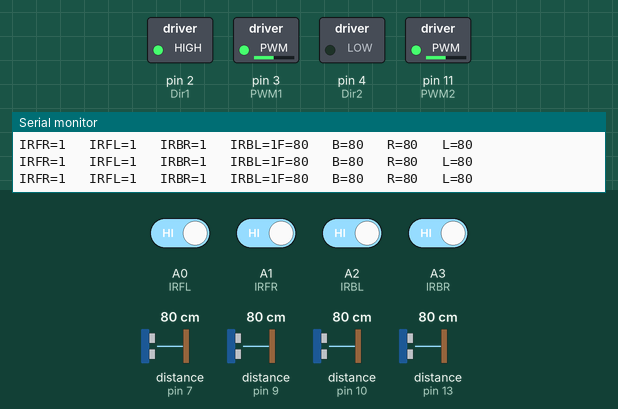
Recording of a sketch running on a simulated Arduino Uno, built with avr-gcc and run on an emulated ATmega328P. Parts: switched loads named in the sketch (green lamp = pin HIGH), the last lines printed to the serial monitor. The inputs (shaded band) are chosen by the test bench; at power-on: A0 (IRFL), A1 (IRFR), A2 (IRBL), A3 (IRBR) HIGH, distance to the obstacle (sensors on pin 7, pin 9, pin 10, pin 13) 80 cm. The echo pulse lasts 58.3 µs per cm.

Above: at 1.2 s.
1.3 s: distance to the obstacle (sensor on pin 7) set to 53 cm
4.3 s: distance to the obstacle (sensor on pin 7) set to 45 cm
At 5.1 s:
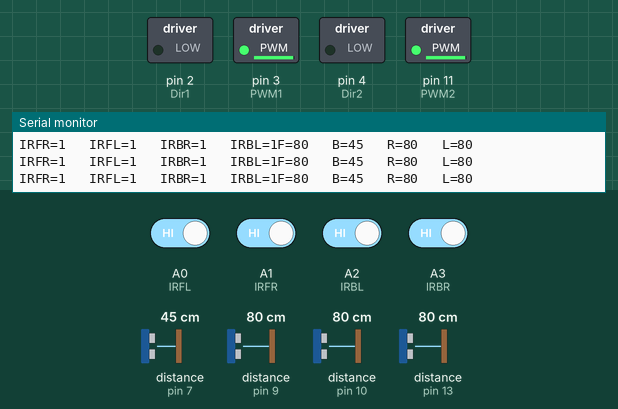
5.8 s: A2 (IRBL) driven LOW
At 6.9 s:
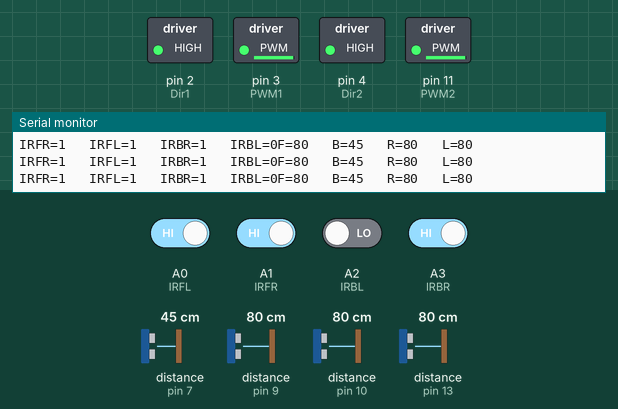
7.3 s: A2 (IRBL) driven HIGH
At 7.9 s:
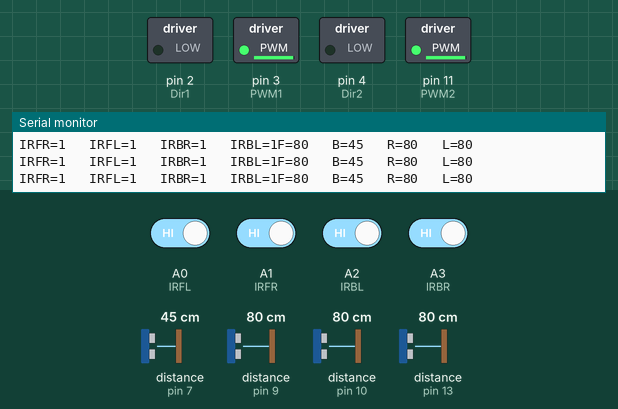
8.8 s: distance to the obstacle (sensor on pin 9) set to 52 cm
10.3 s: distance to the obstacle (sensor on pin 9) set to 46 cm
At 11.0 s:
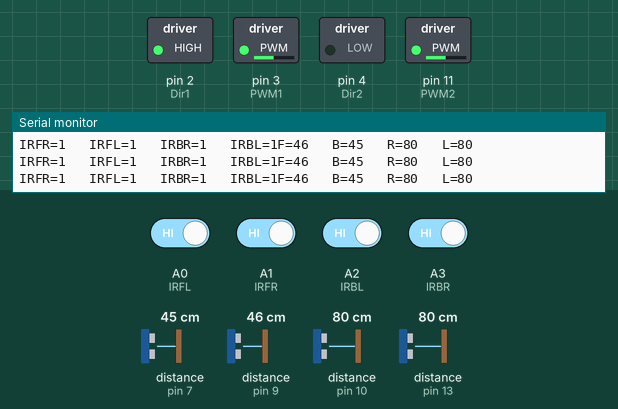
Timing chart, 0 to 12.8 s (numbered marks = the images above; inputs shaded):
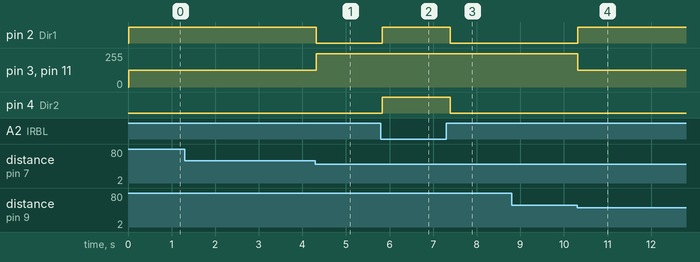

The sketch:

USandIRandMotorTest.ino
```cpp
#include<Ultrasonic.h>

Ultrasonic USRight(12,13); //Trigger=Pin12, Echo=Pin13
Ultrasonic USLeft(5,10);
Ultrasonic USFront(8,9);
Ultrasonic USBack(6,7);

//declare for Ultrasonic
int USR;  //declare for ultrasonic USRight
int USL;  //declare for ultrasonic USLeft
int USF; //declare for ultrasonic front USLeft
int USB; //declare for ultrasonic back USLeft

//Assign pins for Motor
const int Dir1 = 2;  //pin 7 for Dir1
const int PWM1 = 3;  //pin 6 for PWM1

//Assign pins for Motor
const int Dir2 = 4; //pin 5 for Dir2
const int PWM2 = 11; //pin 4 for PWM2

const int IRFL = A0;
const int IRFR = A1;
const int IRBL = A2;
const int IRBR = A3;


int spdPush = 250;
int spdRotate = spdPush/2;
int detectRange = 50;

int IRFRVal, IRFLVal, IRBRVal, IRBLVal;

void setup()
{
  Serial.begin (115200);

  pinMode (IRFR,INPUT);
  pinMode (IRFL,INPUT);
  pinMode (IRBR,INPUT);
  pinMode (IRBL,INPUT);

  pinMode (Dir1,OUTPUT);
  pinMode (PWM1,OUTPUT);
  pinMode (Dir2,OUTPUT);
  pinMode (PWM2,OUTPUT);

   //pin 9 and 10
 //TCCR1B = TCCR1B & B11111000 | B00000001;    // set timer 1 divisor to     1 for PWM frequency of 31372.55 Hz
 //TCCR1B = TCCR1B & B11111000 | B00000010;    // set timer 1 divisor to     8 for PWM frequency of  3921.16 Hz

 //pin 3 and 11
 TCCR2B = TCCR2B & B11111000 | B00000001; // set timer 2 divisor to     1 for PWM frequency of 31372.55 Hz
 //TCCR2B = TCCR2B & B11111000 | B00000010;    // set timer 2 divisor to     8 for PWM frequency of  3921.16 Hz

}

void loop()
{
  //testing();
  Sumo();
}

void Sumo()
{
  IRreading();
  USreading();

  if (IRFRVal == 0 || IRFLVal == 0)
    {
      Backward (spdPush);
      delay(500);
    }

  else if (IRBRVal == 0 || IRBLVal == 0)
    {
      Forward (spdPush);
      delay(500);
    }
  else {SearchFight();}

}

void SearchFight()
{
  if (USF < detectRange && USB >= detectRange && USL >= detectRange && USR >= detectRange ) //case 1
  {
    Forward(spdPush);
  }

  else if (USL <detectRange && USF >= detectRange && USB >= detectRange && USR >= detectRange ) //case 2
  {
    if (USF < detectRange && USB >= detectRange && USL >= detectRange && USR >= detectRange ){
      Forward(spdPush);
    }
    else if (USB < detectRange && USF >= detectRange && USL >= detectRange && USR >= detectRange) {
      Backward(spdPush);
    }
    else RotateLeft(spdRotate);
  }

  else if (USR <detectRange && USF >= detectRange && USB >= detectRange && USL >= detectRange) //case 3
  {
    if (USF < detectRange && USB >= detectRange && USL >= detectRange && USR >= detectRange ){
      Forward(spdPush);
    }
    else if (USB < detectRange && USF >= detectRange && USL >= detectRange && USR >= detectRange){
      Backward(spdPush);
    }
    else RotateRight(spdRotate);
  }

  else if (USB < detectRange && USF >= detectRange && USL >= detectRange && USR >= detectRange) //case 1
  {
    Backward(spdPush);
  }

  else RotateRight(spdRotate);
}

void IRreading()
{
    IRFRVal = digitalRead(IRFR);
    Serial.print("IRFR=");
    Serial.print(IRFRVal);

    IRFLVal = digitalRead(IRFL);
    Serial.print("\t IRFL=");
    Serial.print(IRFLVal);

    IRBRVal = digitalRead(IRBR);
    Serial.print("\t IRBR=");
    Serial.print(IRBRVal);

    IRBLVal = digitalRead(IRBL);
    Serial.print("\t IRBL=");
    Serial.print(IRBLVal);
}

void USreading()
{
  //read ultrasonic
      USR = USRight.Ranging(CM);  //read ultrasonic distance
      USL = USLeft.Ranging(CM);
      USF = USFront.Ranging(CM);
      USB = USBack.Ranging(CM);

      if (USR>399){ USR = 0; }
      if (USL>399){ USL = 0; }
      if (USF>399){ USF = 0; }
      if (USB>399){ USB = 0; }

  Serial.print("F=");
  Serial.print(USF);

  Serial.print("\t B=");
  Serial.print(USB);

  Serial.print("\t R=");
  Serial.print(USR);

  Serial.print("\t L=");
  Serial.println(USL);
}

void testing(void)
{
  int spd =80;
  Forward(spd);
  delay(1000);
  Backward(spd);
  delay(1000);
  RotateLeft(spd);
  delay(1000);
  RotateRight(spd);
  delay(1000);
  Stop();
  delay(1000);
}

void Stop()
{
  Move (0,0,0,0);
}

void Forward(int SForward){
  Move (1,1,SForward,SForward);
}

void Backward(int SBackward){
  Move (0,0,SBackward,SBackward);
}

void RotateLeft (int SRotLeft){
  Move (0,1,SRotLeft, SRotLeft);
}

void RotateRight (int SRotRight){
  Move (1,0, SRotRight, SRotRight);
}

void Move (byte Dir1state, byte Dir2state, int s_PWM1, int s_PWM2)
{
  digitalWrite(Dir1,Dir1state);
  digitalWrite(Dir2,Dir2state);

  analogWrite(PWM1,s_PWM1);
  analogWrite(PWM2,s_PWM2);
}
```

Measured:
- the behaviour switches between 50 and 49 cm on distance to the obstacle (sensor on pin 7) (found by bisection; images 0 and 1)
- the behaviour switches between 50 and 49 cm on distance to the obstacle (sensor on pin 9) (found by bisection; images 3 and 4)
- after the input at 4.3 s, pin 2 (Dir1): HIGH → LOW at once; pin 3 (PWM1), pin 11 (PWM2): 125/255 → 250/255 at once
- after the input at 5.8 s, pin 2 (Dir1), pin 4 (Dir2): LOW → HIGH at once
- after the input at 7.3 s, pin 2 (Dir1), pin 4 (Dir2): HIGH → LOW after 0.09 s
- after the input at 10.3 s, pin 2 (Dir1): LOW → HIGH at once; pin 3 (PWM1), pin 11 (PWM2): 250/255 → 125/255 at once
